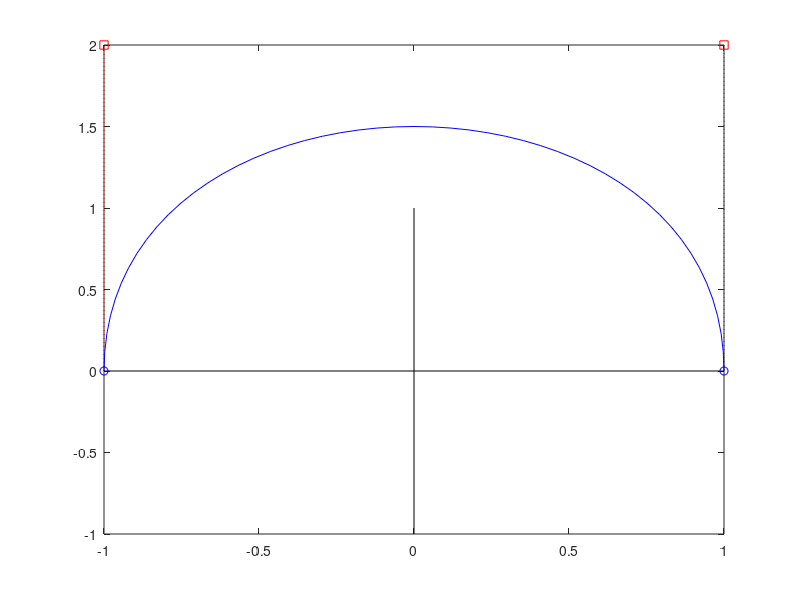

Here is the MATLAB script that generated this plot:
clear;
clc;

    % Initial plot setup
    figure;
    plot([-1 1],[0,0],'k',[0 0],[-1 1],'k'); hold on;
    t = 0:.02:1;

    % Predefined points and control points
    x = [-1; -1; 1; 1];
    y = [0; 2; 2; 0];

    % Plot initial spline with control points
    plot([x(1) x(2)], [y(1) y(2)], 'r:', x(2), y(2), 'rs');
    plot([x(3) x(4)], [y(3) y(4)], 'r:', x(3), y(3), 'rs');
    plot(x(1), y(1), 'bo', x(4), y(4), 'bo');

    % Calculate and plot the initial spline
    bx = 3*(x(2)-x(1)); by = 3*(y(2)-y(1));
    cx = 3*(x(3)-x(2))-bx; cy = 3*(y(3)-y(2))-by;
    dx = x(4)-x(1)-bx-cx; dy = y(4)-y(1)-by-cy;
    xp = x(1) + t.*(bx + t.*(cx + t.*dx));
    yp = y(1) + t.*(by + t.*(cy + t.*dy));
    plot(xp, yp, 'b');

    % Loop for additional user input to extend or modify the curve
    while true
        [xnew, ynew] = ginput(3);  % get three new mouse clicks
        if length(xnew) < 3
            break;  % if fewer than 3 points, exit loop
        end
        x = [x(4); xnew];  % update points, keeping the last as first
        y = [y(4); ynew];
        
        % Plot new control points and line segments
        plot([x(1) x(2)], [y(1) y(2)], 'r:', x(2), y(2), 'rs');
        plot([x(3) x(4)], [y(3) y(4)], 'r:', x(3), y(3), 'rs');
        plot(x(1), y(1), 'bo', x(4), y(4), 'bo');
        
        % Calculate and plot new spline segment
        bx = 3*(x(2)-x(1)); by = 3*(y(2)-y(1));
        cx = 3*(x(3)-x(2))-bx; cy = 3*(y(3)-y(2))-by;
        dx = x(4)-x(1)-bx-cx; dy = y(4)-y(1)-by-cy;
        xp = x(1) + t.*(bx + t.*(cx + t.*dx));
        yp = y(1) + t.*(by + t.*(cy + t.*dy));
        plot(xp, yp, 'b');
    end

    hold off;

